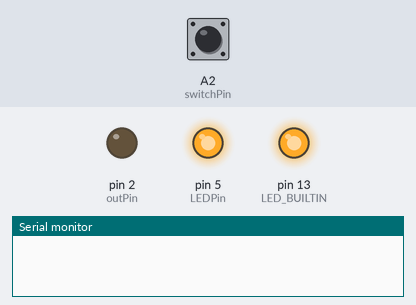
Bench run of a sketch on a simulated Arduino Uno, built with avr-gcc and run on an emulated ATmega328P. Shown: output pins drawn as LEDs (lit = HIGH), the last lines printed to the serial monitor. The inputs (shaded band) are chosen by the test bench; at power-on: A2 (switchPin) HIGH.

Above: at 1.2 s.
1.3 s: A2 (switchPin) pulled LOW for 0.15 s
At 1.4 s:
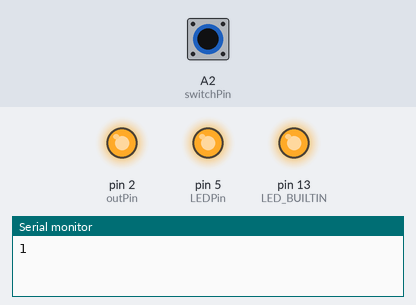
Timing chart, 0 to 4.3 s (numbered marks = the images above; inputs shaded):
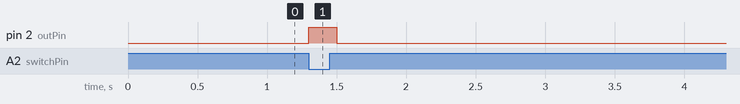

Measured:
- after the input at 1.3 s, pin 2 (outPin): LOW → HIGH at once, → LOW 0.20 s later

The sketch:

dSPEECH.ino
```cpp
const int outPin = 2;
int LEDPin = 5;
uint8_t switchPin = A2;

uint8_t state = 0;
uint32_t pause_period = 200000; // this impacts how often the button can be read, in microseconds
uint32_t pause_time = 0;

uint32_t loop_time = 0;
uint32_t count = 0;


void setup() {
  // put your setup code here, to run once:
  Serial.begin(115200);
  while(!Serial);
  loop_time = millis();

  pinMode(LED_BUILTIN, OUTPUT);
  pinMode(outPin, OUTPUT);
  pinMode(LEDPin, OUTPUT);
  pinMode(switchPin, INPUT);

  digitalWrite(LEDPin, HIGH);
  digitalWrite(LED_BUILTIN, HIGH);
  digitalWrite(outPin, LOW);
}


void loop() {


  if (state == 0) {
    if (digitalRead(switchPin) == 0) {
      digitalWrite(outPin, HIGH);
      pause_time = micros();
      state = 1;
	    Serial.println("1");
    }
  } else if (state == 1) {
    if (micros() - pause_time >= pause_period) {
      digitalWrite(outPin, LOW);
      state = 2;
    }
  } else {
    if (digitalRead(switchPin) == 1) {
      state = 0;
    }
  }

  /*if (millis() - loop_time > 1000) {
    Serial.println(count);
    count = 0;
    loop_time = millis();
  }*/
}
```
